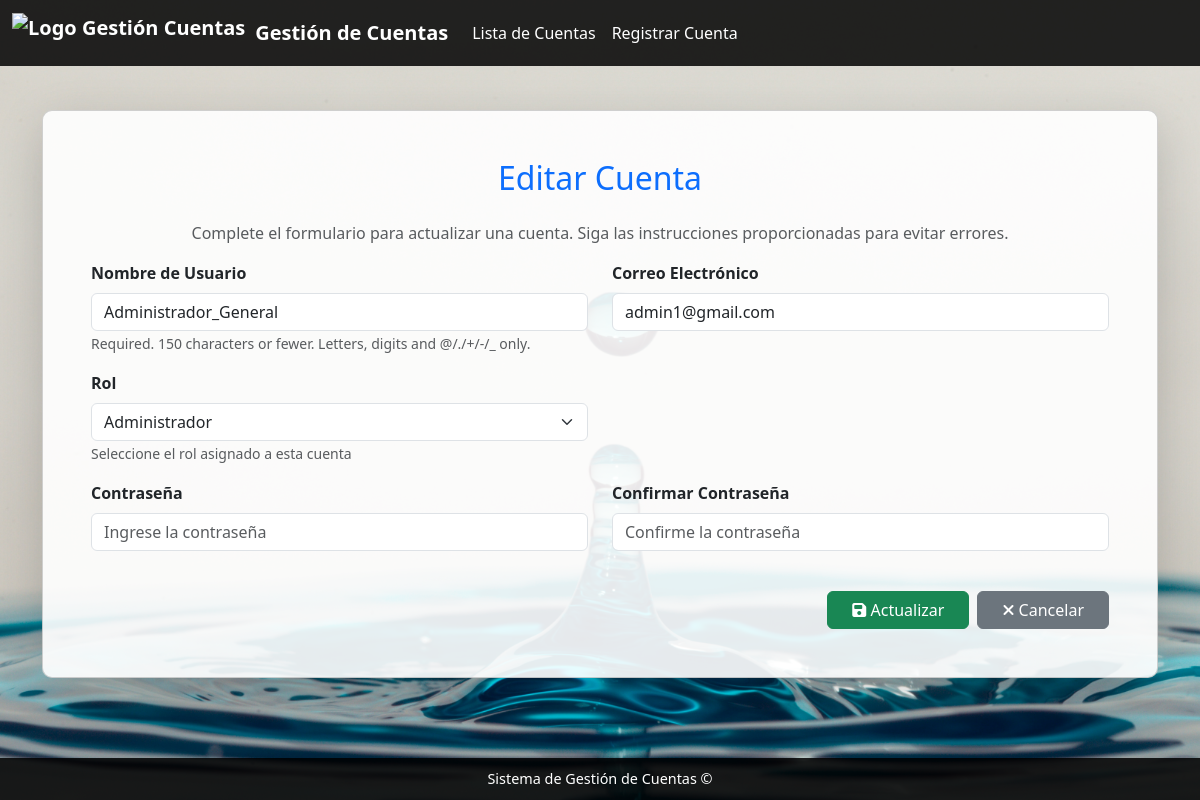
Screenshot of /registro_cuentas/gestionar/2/ (signed in) with the database file from the repository.
### registro_cuentas/models.py (models this page shows, shortened)
class Cuenta(AbstractUser):
    NOMBRE_ROLES = [
        ('admin', 'Administrador'),
        ('secretaria', 'Secretaria'),
        ('operario', 'Operario'),
    ]
    rol = models.CharField(
        max_length=50,
        choices=NOMBRE_ROLES,
        default='operario',
        help_text="Seleccione el rol asignado a esta cuenta"
    )

### registro_cuentas/views.py (the view)
# urls.py: path('gestionar/', views.gestionar_cuenta, name='gestionar_cuenta'),
@login_required
def gestionar_cuenta(request, cuenta_id=None):
    cuenta = get_object_or_404(Cuenta, id=cuenta_id) if cuenta_id else None
    mensaje_exito = "Cuenta actualizada exitosamente." if cuenta_id else "Cuenta creada exitosamente."
    if request.method == 'POST':
        form = CuentaForm(request.POST, instance=cuenta)
        if form.is_valid():
            cuenta = form.save(commit=False)
            cuenta.set_password(form.cleaned_data['password'])
            cuenta.save()
            messages.success(request, mensaje_exito, extra_tags="registro_cuentas")
            return redirect('registro_cuentas:lista_cuentas')
        else:
            for field, errors in form.errors.items():
                for error in errors:
                    messages.error(request, f"{field.capitalize()}: {error}", extra_tags="registro_cuentas")
    else:
        form = CuentaForm(instance=cuenta)
    return render(request, 'registro_cuentas/gestionar_cuenta.html', {
        'form': form,
        'cuenta': cuenta
    })

### registro_cuentas/forms.py (shortened to what this page needs)
class CuentaForm(forms.ModelForm):
    password = forms.CharField(
        widget=forms.PasswordInput(attrs={'class': 'form-control', 'placeholder': 'Ingrese la contraseña'}),
        label="Contraseña"
    )
    confirm_password = forms.CharField(
        widget=forms.PasswordInput(attrs={'class': 'form-control', 'placeholder': 'Confirme la contraseña'}),
        label="Confirmar Contraseña"
    )
    class Meta:
        model = Cuenta
        fields = ['username', 'email', 'rol', 'password']
        widgets = {
            'username': forms.TextInput(attrs={'class': 'form-control', 'placeholder': 'Ingrese el nombre de usuario'}),
            'email': forms.EmailInput(attrs={'class': 'form-control', 'placeholder': 'Ingrese el correo electrónico'}),
            'rol': forms.Select(attrs={'class': 'form-select'}),
        }
    def __init__(self, *args, **kwargs):
        self.instance = kwargs.get('instance', None)
        super().__init__(*args, **kwargs)

### registro_cuentas/templates/registro_cuentas/gestionar_cuenta.html (shortened to what this page needs)
{% extends "registro_cuentas/base_registro_cuentas.html" %}
{% block content %}
<div class="card shadow-lg p-5 mt-4">
    <h2 class="mb-4 text-center text-primary">
        {% if cuenta %}Editar Cuenta{% else %}Agregar Nueva Cuenta{% endif %}
    </h2>
    <p class="text-center text-muted">
        Complete el formulario para {% if cuenta %}actualizar{% else %}crear{% endif %} una cuenta.
        Siga las instrucciones proporcionadas para evitar errores.
    </p>
    <form method="post" novalidate class="needs-validation">
        <div class="row">
            <div class="col-md-6 mb-3">
                <label for="id_username" class="form-label fw-bold">Nombre de Usuario</label>
                {{ form.username }}
                <small class="form-text text-muted">{{ form.username.help_text }}</small>
            </div>
            <div class="col-md-6 mb-3">
                <label for="id_email" class="form-label fw-bold">Correo Electrónico</label>
                {{ form.email }}
            </div>
        </div>
        <div class="row">
            <div class="col-md-6 mb-3">
                <label for="id_rol" class="form-label fw-bold">Rol</label>
                {{ form.rol }}
                <small class="form-text text-muted">{{ form.rol.help_text }}</small>
            </div>
        </div>
        <div class="row">
            <div class="col-md-6 mb-3">
                <label for="id_password" class="form-label fw-bold">Contraseña</label>
                {{ form.password }}
            </div>
            <div class="col-md-6 mb-3">
                <label for="id_confirm_password" class="form-label fw-bold">Confirmar Contraseña</label>
                {{ form.confirm_password }}
            </div>
        </div>
        <div class="d-flex justify-content-end mt-4">
            <button type="submit" class="btn btn-success me-2 px-4">
                {% if cuenta %}<i class="fas fa-save"></i> Actualizar{% else %}<i class="fas fa-plus"></i> Registrar{% endif %}
            </button>
            <a href="{% url 'registro_cuentas:lista_cuentas' %}" class="btn btn-secondary px-4">
                <i class="fas fa-times"></i> Cancelar
            </a>
        </div>
    </form>
</div>
{% endblock %}

### rows the page displays
Cuenta: username "Administrador_General", email "admin1@gmail.com", rol "Administrador"
